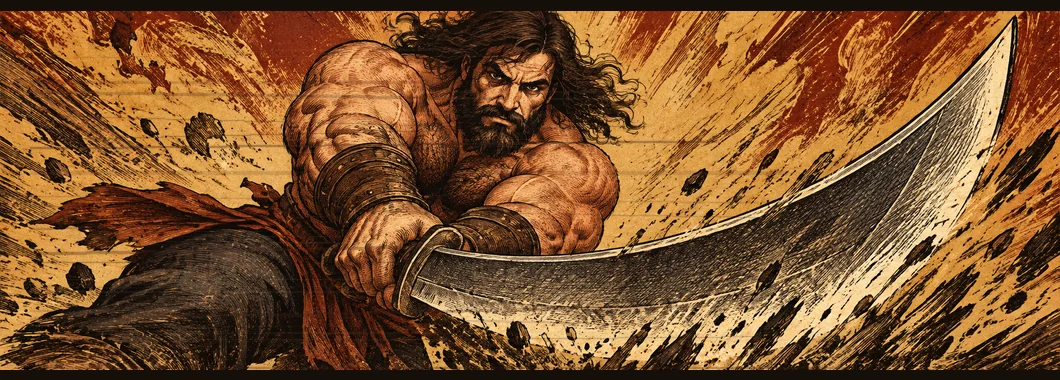
#> input picture images/duel/cutins/western_brawler.webp, 1060 x 380 px
$ python -i duel_finishers.py   (imports and definitions only)
#> lines starting #> are read from the running program, lines starting #| are printed output that depends on the picture
#!/usr/bin/env python3
"""일기토 전투원 시트에서 필살 동작 GIF를 만든다.

전투원 시트의 공격·행동 프레임을 다시 그리지 않고 묶어, 모든 전투원에게
베기·찌르기·치기 일격필살 동작을 만든다. 검술 3 전설은 인물별 필살기와
장비의 호통을 따로 만들고, 비밀무기·공통 호통은 투명 효과 GIF로 만든다.

    python tools/duel_finishers.py
    python tools/duel_finishers.py --import-generated .work/duel_generated

생성 위치: images/duel/finishers/<전투원>/<slash|thrust|bash|special|roar>.gif
"""
import argparse
import math
import os
from pathlib import Path

from PIL import Image, ImageDraw, ImageFilter


ROOT = Path(__file__).resolve().parents[1]
FIGHTERS = ROOT / 'images' / 'duel' / 'fighters'
OUT = ROOT / 'images' / 'duel' / 'finishers'
SHEET = (2592, 1216)
CELL = (432, 304)
PIVOT = (165, 278)
SOURCE = (1536, 1024)
SOURCE_CELL = (256, 256)
SOURCE_PIVOT = (128, 246)
USED = {0: 6, 1: 4, 2: 3, 3: 6}

MOVES = {
    'slash': ([(0, 0), (0, 2), (0, 4), (0, 5), (3, 4), (3, 5)], [180, 110, 90, 130, 150, 260]),
    'thrust': ([(0, 0), (0, 2), (0, 3), (0, 4), (0, 5), (3, 4), (3, 5)], [180, 100, 65, 85, 120, 150, 260]),
    'bash': ([(0, 0), (0, 1), (0, 1), (0, 4), (0, 5), (3, 4), (3, 5)], [180, 110, 70, 100, 140, 150, 260]),
}

LEGENDS = {
    'guan_yu': ('dragon', (78, 222, 132)),
    'zhang_fei': ('thunder', (246, 92, 72)),
    'd_artagnan': ('flash', (80, 184, 255)),
    'athos': ('cross', (238, 232, 202)),
    'aramis': ('prayer', (184, 112, 255)),
}


def alpha_clean(im, cut=5):
    """ImageGen의 투명 배경에 남은 보이지 않는 알파 먼지를 없앤다."""
    im = im.convert('RGBA')
    a = im.getchannel('A').point(lambda x: 0 if x <= cut else 255)
    im.putalpha(a)
    return im


def normalize_generated(src, dst):
    """생성 시트를 게임의 2592×1216(432×304 칸) 규격으로 맞춘다."""
#> called with dst = 'out.png'
    im = alpha_clean(Image.open(src))
#> in alpha_clean, `a = im.getchannel('A').point(lambda x: 0 if x <= cut else 255)`: a: PIL image 1060x380 L; every value is 255
    ratio = im.width / im.height
#> ratio = 2.79
    if abs(ratio - SOURCE[0] / SOURCE[1]) < .05:
        out = Image.new('RGBA', SHEET)
        dx, dy = PIVOT[0] - SOURCE_PIVOT[0], PIVOT[1] - SOURCE_PIVOT[1]
        for row, count in USED.items():
            for col in range(count):
                box = (col * SOURCE_CELL[0], row * SOURCE_CELL[1], (col + 1) * SOURCE_CELL[0], (row + 1) * SOURCE_CELL[1])
                frame = im.crop(box)
                out.alpha_composite(frame, (col * CELL[0] + dx, row * CELL[1] + dy))
    else:
        out = im.resize(SHEET, Image.Resampling.LANCZOS)
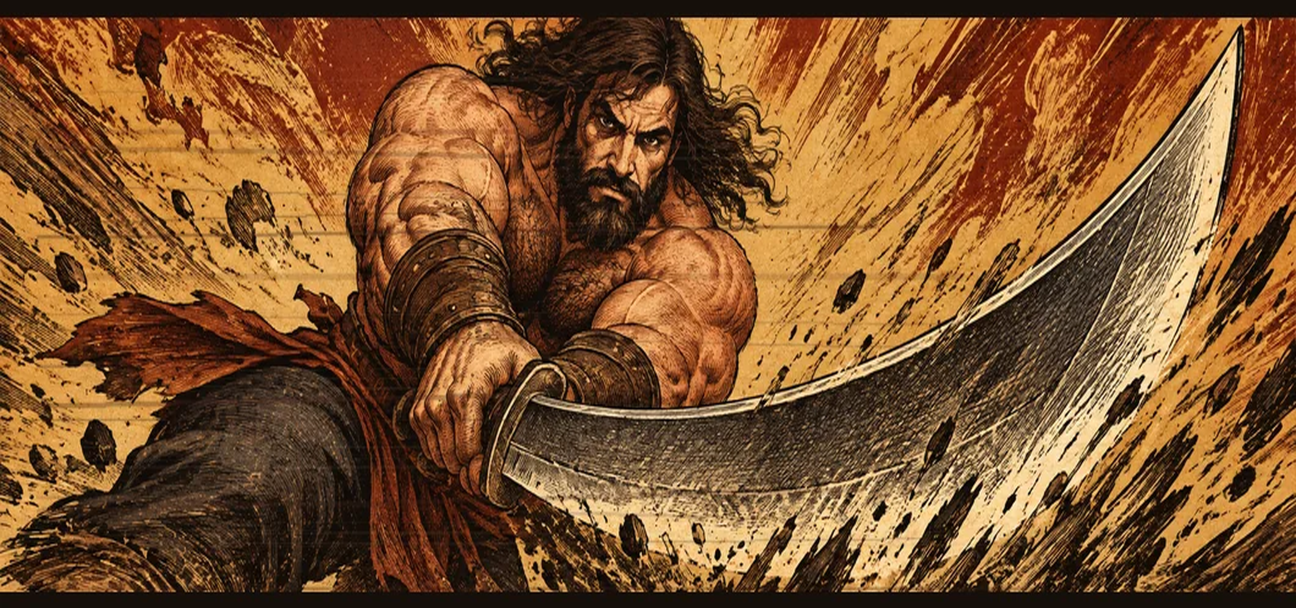
#> out: PIL image 2592x1216 RGBA (shown at 1/2 size); mean R, G, B, A 125.2, 82.2, 44.7, 255
        out = alpha_clean(out, 8)
#> in alpha_clean (call 2), `a = im.getchannel('A').point(lambda x: 0 if x <= cut else 255)`: a: PIL image 2592x1216 L; every value is 255
    # 생성기가 비워야 할 칸에 작은 장식이나 잔상을 남겨도 런타임에서 읽지 않게 지운다.
    blank = Image.new('RGBA', CELL)
#> blank: PIL image 432x304 RGBA; every value is 0
    for row, count in USED.items():
        for col in range(count, 6):
            out.paste(blank, (col * CELL[0], row * CELL[1]))
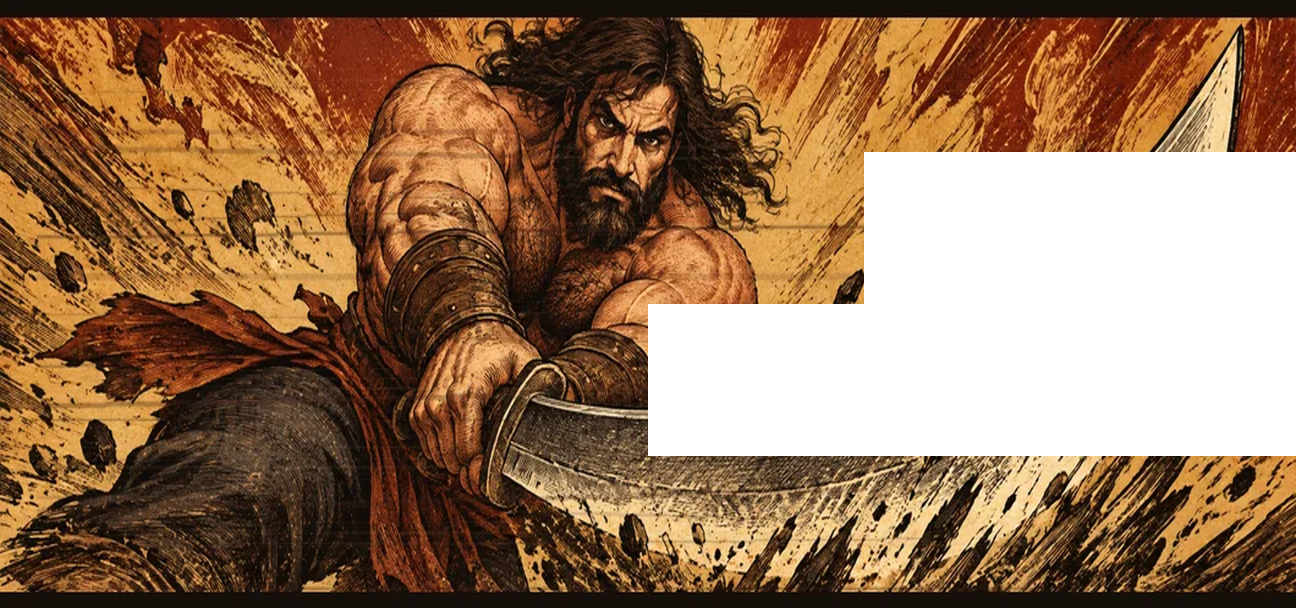
#> out: PIL image 2592x1216 RGBA (shown at 1/2 size); mean R, G, B, A 95.5, 61.2, 32.6, 201.9; transparent parts drawn white
    # 각 칸의 가장자리를 투명하게 닫아 다음 동작에 칼끝·옷자락이 비치지 않게 한다.
    for x in range(0, SHEET[0] + 1, CELL[0]):
        out.paste((0, 0, 0, 0), (max(0, x - 1), 0, min(SHEET[0], x + 1), SHEET[1]))
    for y in range(0, SHEET[1] + 1, CELL[1]):
        out.paste((0, 0, 0, 0), (0, max(0, y - 1), SHEET[0], min(SHEET[1], y + 1)))
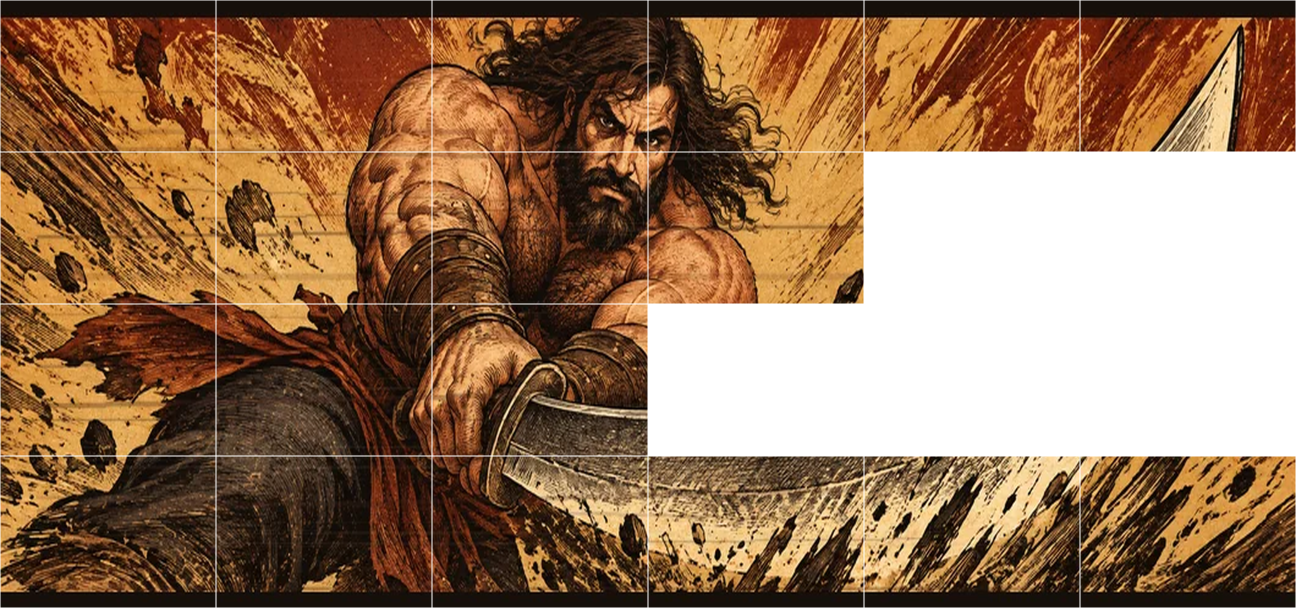
#> out: PIL image 2592x1216 RGBA (shown at 1/2 size); mean R, G, B, A 94.5, 60.5, 32.3, 199.6; transparent parts drawn white
#> (the run stopped early here; a loop or call above may not have finished)
